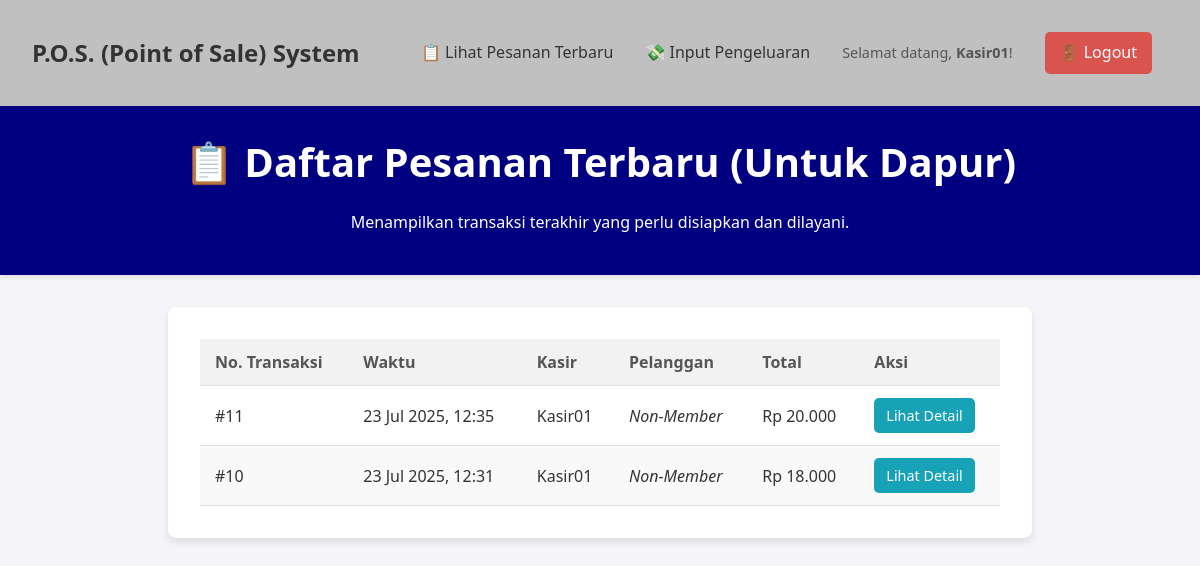
The page /pesanan_pending.php (signed in) on the database its author committed.
### tables this page shows
CREATE TABLE `transaction` (
  `id_transaction` int(11) NOT NULL,
  `id_user` int(11) NOT NULL,
  `id_customer` int(11) DEFAULT NULL,
  `waktu_transaksi` datetime NOT NULL,
  `total_bayar` decimal(10,2) NOT NULL,
  `metode_pembayaran` varchar(50) NOT NULL,
  `status_pesanan` enum('pending','diproses','selesai','dibatalkan') NOT NULL DEFAULT 'pending'
);

CREATE TABLE `user` (
  `id_user` int(11) NOT NULL,
  `nama_user` varchar(100) NOT NULL,
  `username` varchar(50) NOT NULL,
  `password` varchar(255) NOT NULL,
  `role` varchar(20) NOT NULL
);

### pesanan_pending.php (the view, shortened to what this page needs)
<?php
include 'navbar.php';
require_once 'db_connect.php';
$sql = "SELECT
            t.id_transaction,
            t.waktu_transaksi,
            t.total_bayar,
            t.status_pesanan,
            u.nama_user AS kasir,
            c.nama_pelanggan
        FROM
            transaction t
        JOIN
            user u ON t.id_user = u.id_user
        LEFT JOIN
            customer c ON t.id_customer = c.id_customer
        WHERE
            t.status_pesanan = 'pending' -- HANYA TAMPILKAN YANG PERLU DIMASAK
        ORDER BY
            t.waktu_transaksi DESC
        LIMIT 50";
$result = mysqli_query($conn, $sql);
?>
<!DOCTYPE html>
<html lang="id">
<head>
  <link rel="stylesheet" href="style.css">
</head>
<body>
  <header>
    <h1>📋 Daftar Pesanan Terbaru (Untuk Dapur)</h1>
    <p>Menampilkan transaksi terakhir yang perlu disiapkan dan dilayani.</p>
  </header>
  <main>
    <table>
      <thead>
        <tr>
          <th>No. Transaksi</th>
          <th>Waktu</th>
          <th>Kasir</th>
          <th>Pelanggan</th>
          <th>Total</th>
          <th>Aksi</th>
        </tr>
      </thead>
      <tbody>
        <?php if ($result && mysqli_num_rows($result) > 0): ?>
          <?php while ($row = mysqli_fetch_assoc($result)): ?>
            <tr>
              <td>#<?= $row['id_transaction']; ?></td>
              <td><?= date('d M Y, H:i', strtotime($row['waktu_transaksi'])); ?></td>
              <td><?= htmlspecialchars($row['kasir']); ?></td>
              <td><?= $row['nama_pelanggan'] ? htmlspecialchars($row['nama_pelanggan']) : '<i>Non-Member</i>'; ?></td>
              <td>Rp <?= number_format($row['total_bayar'], 0, ',', '.'); ?></td>
              <td>
                <a href="detail_pesanan.php?id=<?= $row['id_transaction']; ?>" class="btn-pesan" style="background-color:#17a2b8;">Lihat Detail</a>
              </td>
            </tr>
          <?php endwhile; ?>
        <?php else: ?>
          <tr>
            <td colspan="6" style="text-align:center;">Tidak ada pesanan baru yang perlu disiapkan saat ini.</td>
          </tr>
        <?php endif; ?>
      </tbody>
    </table>
  </main>
</body>
</html>

### style.css (style rules this page uses)
body { font-family: 'Segoe UI', Tahoma, Geneva, Verdana, sans-serif; background-color: #f4f4f9; color: #333; margin: 0; line-height: 1.6; }
header { background-color: #000080; color: white; padding: 1.5rem 2rem; text-align: center; box-shadow: 0 2px 5px rgba(0, 0, 0, 0.1); }
header h1 { margin: 0; font-size: 2.5rem; }
main { padding: 2rem; max-width: 800px; margin: 2rem auto; background-color: white; border-radius: 8px; box-shadow: 0 4px 8px rgba(0, 0, 0, 0.1); }
table { width: 100%; border-collapse: collapse; }
th, td { padding: 12px 15px; text-align: left; border-bottom: 1px solid #ddd; }
thead th { background-color: #f2f2f2; font-weight: bold; color: #555; }
tbody tr:nth-child(even) { background-color: #f9f9f9; }
.btn-pesan { display: inline-block; background-color: #007bff; color: white; padding: 8px 12px; text-decoration: none; border-radius: 5px; font-size: 0.9em; transition: background-color 0.2s; }

### rows shown on the page
transaction: id_transaction "11", waktu_transaksi "23 Jul 2025, 12:35", id_user.nama_user "Kasir01", total_bayar "20.000"
transaction: id_transaction "10", waktu_transaksi "23 Jul 2025, 12:31", id_user.nama_user "Kasir01", total_bayar "18.000"

### other values the page prints
$_SESSION['user_name'] "Kasir01"
